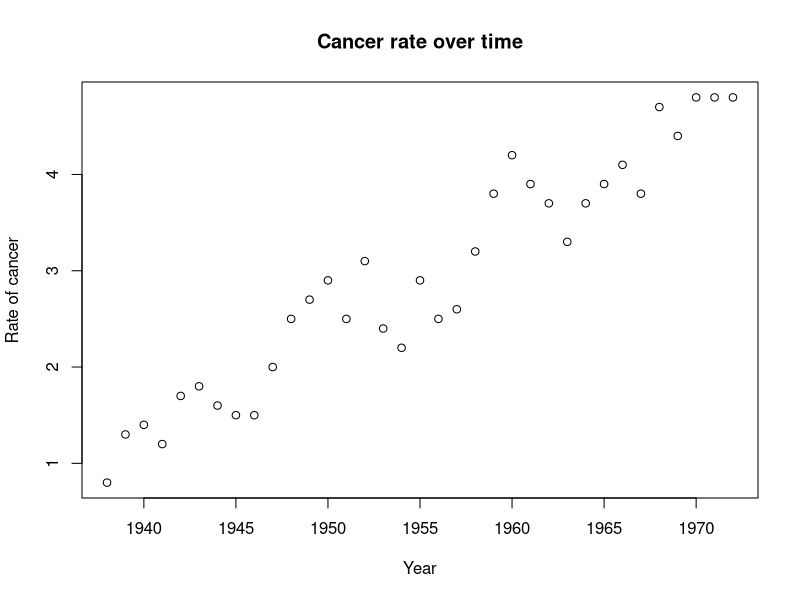

Generate this figure with R:
radiation_data <- read.csv(file = "data/SolarRadiationSkinCancer.csv")
plot(
  radiation_data$Year, radiation_data$CancerRate, 
  main="Cancer rate over time",
  xlab="Year", ylab="Rate of cancer"
)
